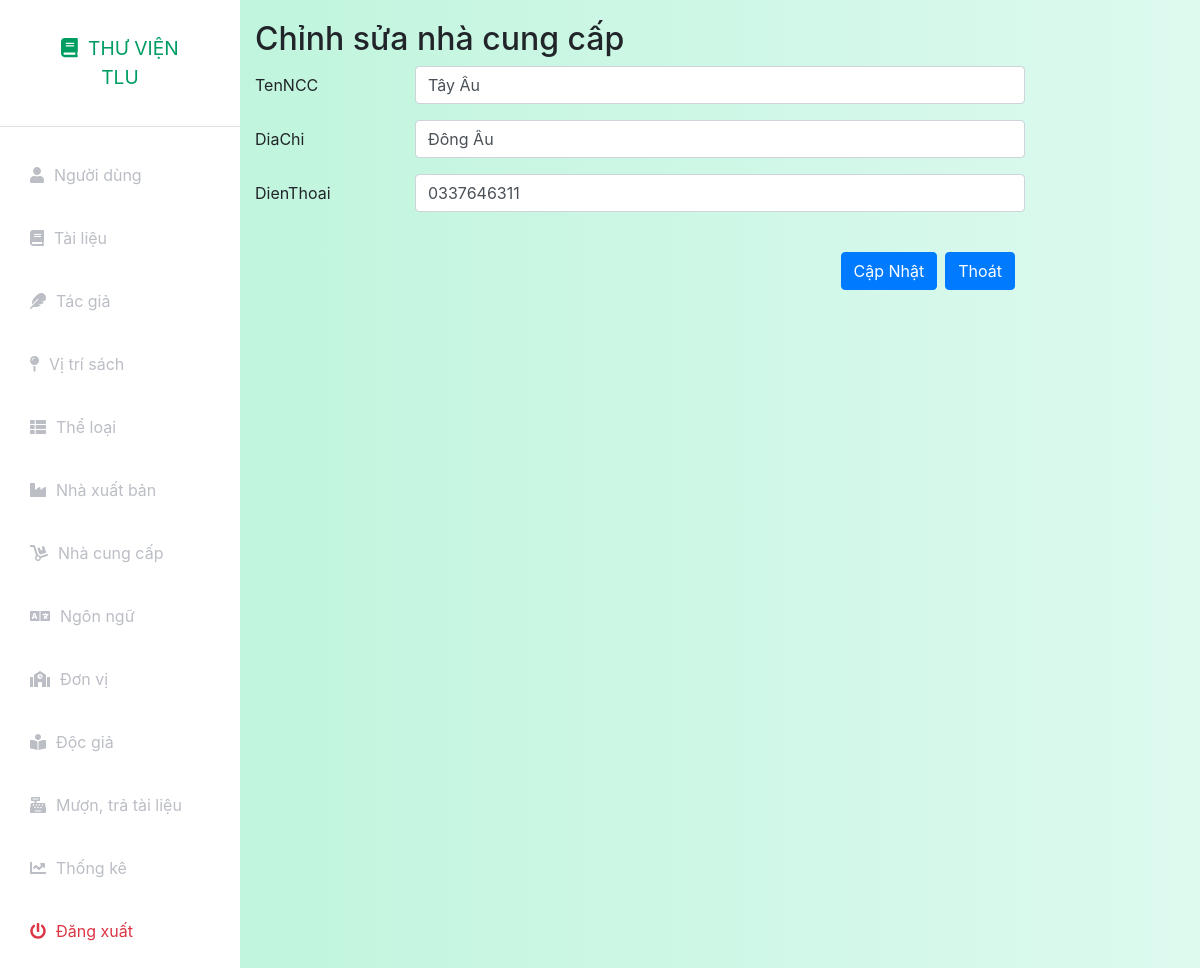
The page /index.php?controller=provided&action=edit&MaNCC=1 (signed in) on the database its author committed.
### tables this page shows
CREATE TABLE `nhacungcap` (
  `MaNCC` int(11) NOT NULL,
  `TenNCC` text NOT NULL,
  `DiaChi` text NOT NULL,
  `DienThoai` text NOT NULL,
  `status` int(11) NOT NULL DEFAULT 1
);

### config.php (called while the page is built, shortened)
<?php
function getonedata($query)
{
    global $connect;
    $result=mysqli_query($connect,$query);
    if($result&&mysqli_num_rows($result)==1)
        return mysqli_fetch_assoc($result);
    else
        return false;
}
?>

### models/Provided.php (called while the page is built, shortened)
<?php
include_once('./config.php');
class Provided
{
    public static function show($MaNCC)
    {
        $query = "select * from nhacungcap where MaNCC = $MaNCC";
        $data = getonedata($query);
        return $data;
    }
}

### views/provided/edit.php (the view, shortened to what this page needs)
<div class="container-fluid" style="padding-top:20px">
    <h2>Chỉnh sửa nhà cung cấp</h2>
    <form action="index.php?controller=provided&action=update" method="post">
        <div class="form-group row">
            <label for="inputEmail3" class="col-sm-2 col-form-label">TenNCC</label>
            <div class="col-sm-8">
                <input type="text" name="TenNCC" class="form-control" required="required" value="<?php echo $data['TenNCC'] ?>">
            </div>
        </div>
        <div class="form-group row">
            <label for="inputEmail3" class="col-sm-2 col-form-label">DiaChi</label>
            <div class="col-sm-8">
                <input type="text" name="DiaChi"  class="form-control" required="required" value="<?php echo $data['DiaChi'] ?>">
            </div>
        </div>
        <div class="form-group row">
            <label for="inputEmail3" class="col-sm-2 col-form-label">DienThoai</label>
            <div class="col-sm-8">
                <input type="text" name="DienThoai"  class="form-control" required="required" value="<?php echo $data['DienThoai'] ?>">
            </div>
        </div>
        <div class="form-group row">
            <div class="col-sm-2"></div>
        </div>
        <div class="form-group row mx-auto">
            <div class="col-sm-2"></div>
            <div class="col-sm-8">
                <div class="d-grid gap-2 d-md-flex justify-content-md-end">
            <button type="submit" class="btn btn-primary"> Cập Nhật</button>
            <a name="" id="" class="btn btn-primary ml-2" href="index.php?controller=provided" role="button">Thoát</a>
            </div>
            </div>
        </div>
    </form>
</div>

### assets/css/styles.css (style rules this page uses)
:root { --main-bg-color: #009d63; --main-text-color: #009d63; --second-text-color: #bbbec5; --second-bg-color: #c1efde; }

### rows shown on the page
nhacungcap: TenNCC "Tây Âu", DiaChi "Đông Âu", DienThoai "0337646311"
